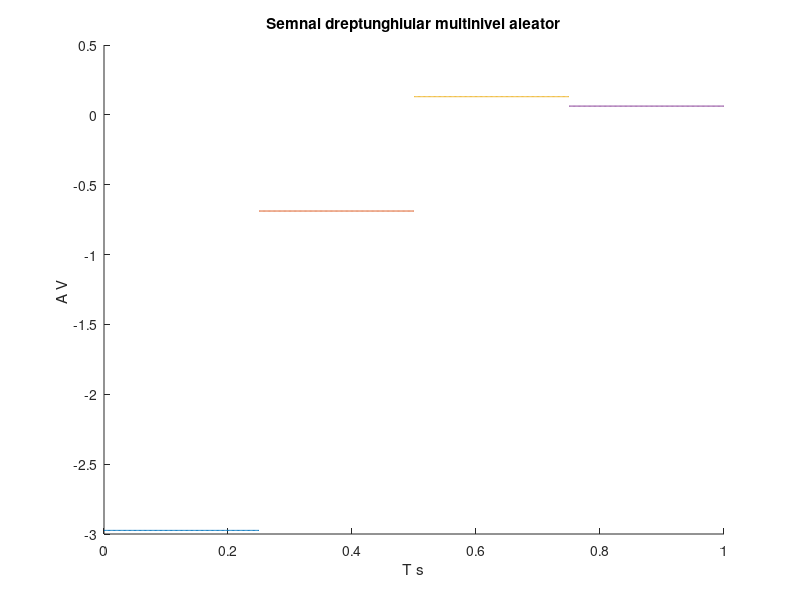

MATLAB code to generate this figure:
hold on;
%folosesc aceasta intructiune pentru a pastra graficul curent atunci cand
%adaug alt grafic
%temporara de 2ms
r1=rand(1); %genereaza cate un numar aleator cu distributie uniforma
r2=rand(1);
r3=rand(1);
r4=rand(1);
t1=0:.002:0.25;
t2=0.25:.002:0.5;
x1=-3*r1*square(2*pi*4*t1,100);
x2=-1*r2*square(2*pi*4*t2,100);
x3=r3*square(2*pi*4*t1,100);
x4=3*r4*square(2*pi*4*t1,100);
plot(t1,x1);
plot(t2,x2);
plot(0.25+t2,x3);
plot(0.5+t2,x4);
xlabel('T s')
ylabel('A V ')
title('Semnal dreptunghiular multinivel aleator')
%am ales sa reprezint doua perioade, acestea se poate extinde procedand
%aseamnator